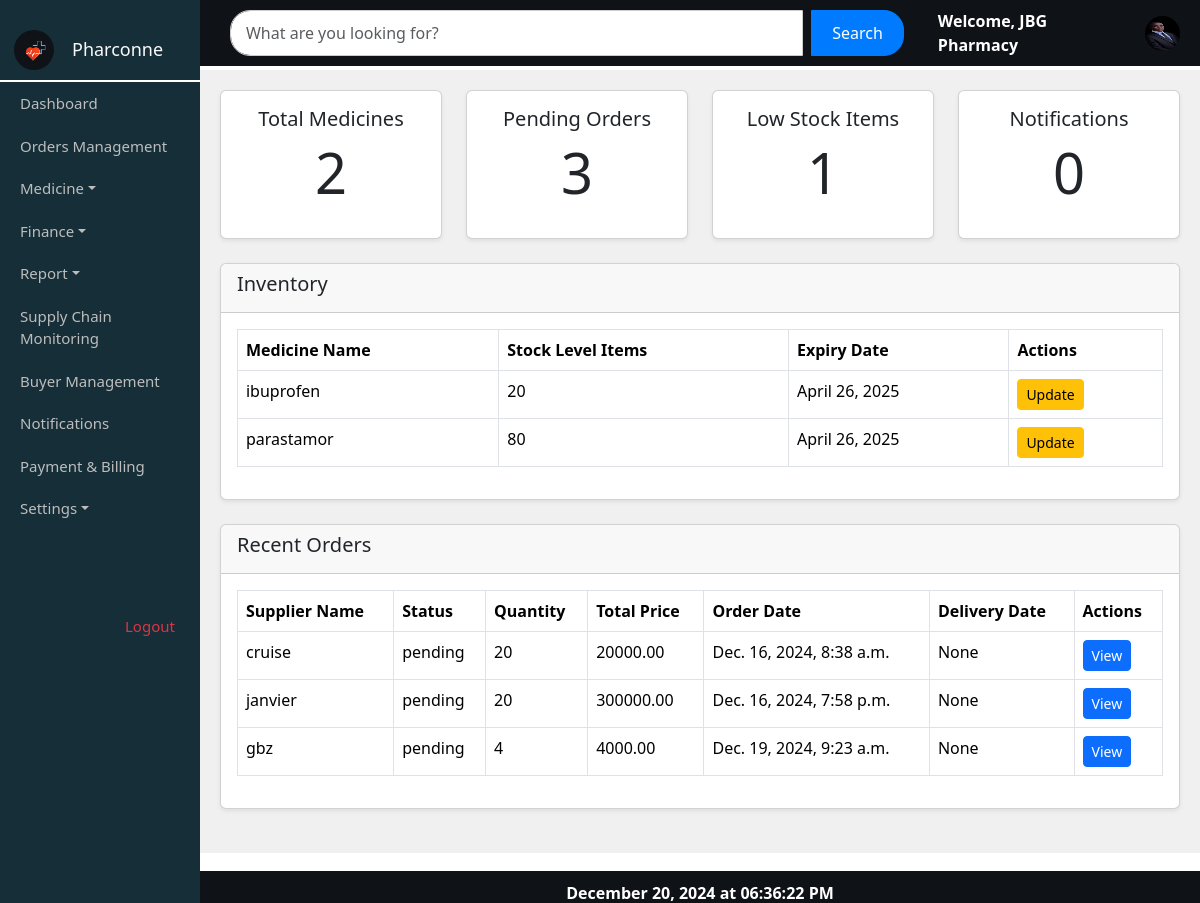
Page /userhome/ (signed in) on the committed database.
### myapp/models.py (models this page shows, shortened)
class Pmedstock(models.Model):
    STATUS_CHOICES = [
        ('active', 'Active'),
        ('inactive', 'Inactive'),
    ]
    pharmacy = models.ForeignKey(Pharmacy, on_delete=models.CASCADE, related_name='addmedicine', null=True, blank=True)
    name = models.CharField(max_length=255)
    generic_name = models.CharField(max_length=255)
    sku = models.CharField(max_length=100, unique=True)
    weight = models.CharField(max_length=100)
    category = models.CharField(max_length=100)  # You can also use a ForeignKey if you have a Category model
    manufacturer = models.CharField(max_length=255)
    price = models.DecimalField(max_digits=10, decimal_places=2)
    manufacturer_price = models.DecimalField(max_digits=10, decimal_places=2)
    expire_date = models.DateField()
    stock = models.PositiveIntegerField()
    status = models.CharField(max_length=10, choices=STATUS_CHOICES)
    details = models.TextField()

class Order(models.Model):
    O_id = models.AutoField(primary_key=True)  # Auto-incrementing order ID
    pharmacy = models.ForeignKey(Pharmacy, on_delete=models.CASCADE, related_name='orders')  # The pharmacy placing the order
    supplier = models.ForeignKey(Supplier, on_delete=models.CASCADE, related_name='orders')  # The supplier receiving the order
    medicine = models.ForeignKey(Medicine, on_delete=models.CASCADE, related_name='orders')
    quantity = models.PositiveIntegerField()  # Quantity of medicine being ordered
    total_price = models.DecimalField(max_digits=10, decimal_places=2)  # Total price of the order
    order_status = models.CharField(max_length=20, choices=[
        ('pending', 'Pending'),
        ('approved', 'Approved'),
        ('delivered', 'Delivered'),
        ('cancelled', 'Cancelled'),
    ], default='pending')  # Order status
    order_date = models.DateTimeField(default=timezone.now)  # Date and time of the order
    delivery_date = models.DateTimeField(blank=True, null=True)  # Expected delivery date (optional)

class Supplier(models.Model):
    user = models.OneToOneField(User, on_delete=models.CASCADE, null=True, blank=True)
    S_id = models.AutoField(primary_key=True)
    name = models.CharField(max_length=100)
    contact = models.CharField(max_length=15)  # Changed to CharField for flexibility
    password = models.CharField(max_length=100, blank=True, null=True)

### myapp/views.py (the view)
# urls.py: path('userhome/', views.userhome, name='userhome'),
def userhome(request):
    logged_in_pharmacy_name = request.session.get('user_name')
    total_medicines_count = Pmedstock.objects.count()
    pending_orders_count = Order.objects.filter(order_status='pending',pharmacy__P_name=logged_in_pharmacy_name).count()
    low_stock_level = Pharmacy.objects.filter(P_name=logged_in_pharmacy_name, stock_level='low').count()
    unread_message = Message.objects.filter(receiver_pharmacy=logged_in_pharmacy_name,is_read=False).count()
    orders = Order.objects.filter(pharmacy__P_name=logged_in_pharmacy_name).select_related('supplier', 'medicine')
    data = Pmedstock.objects.all()
    return render(request, 'myapp/userhome.html', {
        'total_medicines_count': total_medicines_count,
        'pending_orders_count': pending_orders_count,
        'low_stock_level': low_stock_level,
        'unread_message': unread_message,  # Unread messages count for the logged-in pharmacy
        'orders': orders,  # Orders specific to the logged-in pharmacy
        'data': data,
    })

### myapp/templates/myapp/userhome.html (shortened to what this page needs)
{% load static %}
<!DOCTYPE html>
<html lang="en">
<head>
  <link href="https://cdn.jsdelivr.net/npm/bootstrap@5.3.2/dist/css/bootstrap.min.css" rel="stylesheet">
  <link rel="stylesheet" href="{% static 'myapp/css/pharmacy_list.css' %}">
</head>
<body>
    <div class="sidebar">
        <div class="pharconne">
            <img src="{% static 'images/log22.png' %}" alt="pharconne logo" class="logo-img ms-1">
            <h4 class="text-light" style="margin-left: 1em;">Pharconne</h4>
        </div>
        <nav>
            <a href="{% url 'userhome' %}">Dashboard</a>
            <a href="/pharorder/">Orders Management</a>
            <div class="medicine-dropdown">
                <a href="#" id="medicineToggle" class="dropdown-toggle">Medicine</a>
            </div>
            <div class="dropdown" id="finance-dropdown-container">
                <a href="#" id="finance-toggle" class="dropdown-toggle">Finance</a>
            </div>
            <div class="dropdown">
                <a href="#" id="report-toggle" class="dropdown-toggle">Report</a>
            </div>
            <a href="#">Supply Chain Monitoring</a>
            <a href="#">Buyer Management</a>
            <div class="d-inline-block">
                <a href="{% url 'message_list' %}" class="position-relative text-decoration-none">
                    Notifications
                </a>
            </div>
            <a href="#">Payment & Billing</a>
                        <div class="dropdown">
                            <a href="#" id="settings-toggle" class="dropdown-toggle">Settings</a>
                        </div>
        </nav>
        <a href="{% url 'index'%}" class="logout text-danger" style="margin-top: 5em; margin-left: 7em;">Logout</a>
    </div>
    <div class="topbar py-0 d-flex align-items-center justify-content-between">
        <div class="input-group w-75">
            <form method="GET" action="{% url 'pharmacy_list' %}" class="d-flex w-100">
                <input
                    type="text"
                    name="search"
                    class="form-control me-2"
                    value="{{ search_query }}"
                    placeholder="What are you looking for?"
                />
                <button class="btn btn-primary" type="submit">Search</button>
            </form>
        </div>
    <div class="d-flex align-items-center position-relative profile-container">
        <span
    class="me-2"
    style="color: #fff; font-weight: bold; margin-left: 1.5em;"
    data-bs-toggle="tooltip"
    data-bs-placement="top"
    title="Click to view and edit your profile">
    Welcome, {{ request.session.user_name }}
</span>
        <a href="#" id="profile-link">
            <img src="{% static 'images/gbz.jpeg' %}" alt="Profile" class="profile-img ms-3" />
        </a>
    </div>
    </div>
    {%block content%}
            <div class="content-container">
                <div class="dashboard-container">
                    <div class="row mb-4">
                        <div class="col-md-3">
                            <div class="card shadow-sm">
                                <div class="card-body text-center">
                                    <h5>Total Medicines</h5>
                                    <p class="display-4">{{ total_medicines_count }}</p>
                                </div>
                            </div>
                        </div>
                        <div class="col-md-3">
                            <div class="card shadow-sm">
                                <div class="card-body text-center">
                                    <h5>Pending Orders</h5>
                                    <p class="display-4">{{ pending_orders_count }}</p>
                                </div>
                            </div>
                        </div>
                        <div class="col-md-3">
                            <div class="card shadow-sm">
                                <div class="card-body text-center">
                                    <h5>Low Stock Items</h5>
                                    <p class="display-4">{{ low_stock_level }}</p>
                                </div>
                            </div>
                        </div>
                        <div class="col-md-3">
                            <div class="card shadow-sm">
                                <div class="card-body text-center">
                                    <h5>Notifications</h5>
                                    <p class="display-4">{{ unread_message }}</p>
                                </div>
                            </div>
                        </div>
                    </div>
                    <div class="card shadow-sm mb-4">
                        <div class="card-header">
                            <h5>Inventory</h5>
                        </div>
                        <div class="card-body">
                            <div class="table-responsive">
                                <table class="table table-bordered">
                                    <thead>
                                        <tr>
                                            <th>Medicine Name</th>
                                            <th>Stock Level Items</th>
                                            <th>Expiry Date</th>
                                            <th>Actions</th>
                                        </tr>
                                    </thead>
                                    <tbody>
                                            {% for pmedstock in data %}
                                        <tr>
                                            <td>{{ pmedstock.name }}</td>
                                            <td>{{ pmedstock.stock }}</td>
                                            <td>{{ pmedstock.expire_date }}</td>
                                            <td>
                                                <a href="/update/{{ medicine.id }}/" class="btn btn-warning btn-sm">Update</a>
                                            </td>
                                        </tr>
                                        {% empty %}
                                        <tr>
                                            <td colspan="4" class="text-center">No medicines available.</td>
                                        </tr>
                                        {% endfor %}
                                    </tbody>
                                </table>
                            </div>
                        </div>
                    </div>
                    <div class="card shadow-sm mb-4">
                        <div class="card-header">
                            <h5>Recent Orders</h5>
                        </div>
                        <div class="card-body">
                            <div class="table-responsive">
                                <table class="table table-bordered">
                                    <thead>
                                        <tr>
                                            <th>Supplier Name</th>
                                            <th>Status</th>
                                            <th>Quantity</th>
                                            <th>Total Price</th>
                                            <th>Order Date</th>
                                            <th>Delivery Date</th>
                                            <th>Actions</th>
                                        </tr>
                                    </thead>
                                    <tbody>
                                        {% for order in orders %}
                                            <tr>
                                                <td>{{ order.supplier.name }}</td>
                                                <td>{{ order.order_status }}</td>
                                                <td>{{ order.quantity }}</td>
                                                <td>{{ order.total_price }}</td>
                                                <td>{{ order.order_date }}</td>
                                                <td>{{ order.delivery_date }}</td>
                                                <td>
                                                    <button class="btn btn-primary btn-sm"
                                                            data-toggle="modal"
                                                            data-target="#orderModal"
                                                            data-supplier="{{ order.supplier.name }}"
                                                            data-medicine="{{ order.medicine.name }}"
                                                            data-status="{{ order.order_status }}"
                                                            data-quantity="{{ order.order_quantity }}"
                                                            data-total_price="{{ order.total_price }}"
                                                            data-order_date="{{ order.order_date }}"
                                                            data-delivery_date="{{ order.delivery_date }}">
                                                        View
                                                    </button>
                                                </td>
                                            </tr>
                                        {% empty %}
                                            <tr>
                                                <td colspan="8" class="text-center">No recent orders.</td>
                                            </tr>
                                        {% endfor %}
                                    </tbody>
                                </table>
                            </div>
                        </div>
                    </div>
                    {% endblock %}
                    <footer class="footer">
                        <span style="color: #fff;" id="current-datetime"></span>
                    </footer>
</body>
</html>

### myapp/static/myapp/css/pharmacy_list.css (style rules this page uses)
body { margin: 0; padding: 0; overflow: hidden; }
.sidebar { position: fixed; top: 0; left: 0; bottom: 0; width: 16.666%; background-color: #152E38; padding-top: 20px; overflow-y: auto; }
.pharconne { display: flex; align-items: center; border-bottom: 2px solid #fff; padding: 10px; }
.logo-img { width: 40px; height: 40px; border-radius: 50%; }
h4 { margin: 0; font-size: 18px; }
.sidebar a { color: #bdbdbd; text-decoration: none; display: block; padding: 10px 20px; font-size: 15px; }
.topbar { position: fixed; top: 0; left: 16.666%; right: 0; background-color: #0F1217; padding: 15px 20px; z-index: 1000; display: flex; justify-content: space-between; align-items: center; }
.profile-container { position: relative; }
.profile-img { width: 35px; height: 35px; border-radius: 50%; cursor: pointer; }
.content-container { position: absolute; top: 70px; left: 16.666%; right: 0; bottom: 50px; overflow-y: auto; padding: 20px; background-color: #f0f0f0; }
.footer { position: fixed; bottom: 0; left: 16.666%; right: 0; background-color: #0F1217; text-align: center; padding: 10px 0; color: white; font-weight: bold; z-index: 1000; height: 2em; }
.input-group { max-width: 100%; margin: 0 auto; padding: 10px; display: flex; align-items: center; justify-content: space-between; }
.input-group .form-control { border-radius: 20px 0 0 20px; border: 1px solid #ccc; padding: 10px 15px; font-size: 16px; transition: border-color 0.3s ease; }
.input-group .btn { border-radius: 0 20px 20px 0; padding: 10px 20px; font-size: 16px; background-color: #007bff; color: #fff; border: 1px solid #007bff; transition: background-color 0.3s ease, border-color 0.3s ease; }

### myapp/templates/myapp/userhome.html (style rules this page uses)
.medicine-dropdown { position: relative; }
.dropdown-toggle { color: #fff; text-decoration: none; display: block; padding: 0.5em 1em; }

### rows in the picture
Pmedstock: name "ibuprofen", stock "20", expire_date "April 26, 2025"
Pmedstock: name "parastamor", stock "80", expire_date "April 26, 2025"
Order: supplier.name "cruise", order_status "pending", quantity "20", total_price "20000.00", order_date "Dec. 16, 2024, 8:38 a.m.", delivery_date "None"
Order: supplier.name "janvier", order_status "pending", quantity "20", total_price "300000.00", order_date "Dec. 16, 2024, 7:58 p.m.", delivery_date "None"
Order: supplier.name "gbz", order_status "pending", quantity "4", total_price "4000.00", order_date "Dec. 19, 2024, 9:23 a.m.", delivery_date "None"

### other values in the picture
{{ request.session.user_name }} "JBG Pharmacy"
{{ total_medicines_count }} "2"
{{ pending_orders_count }} "3"
{{ low_stock_level }} "1"
{{ unread_message }} "0"
